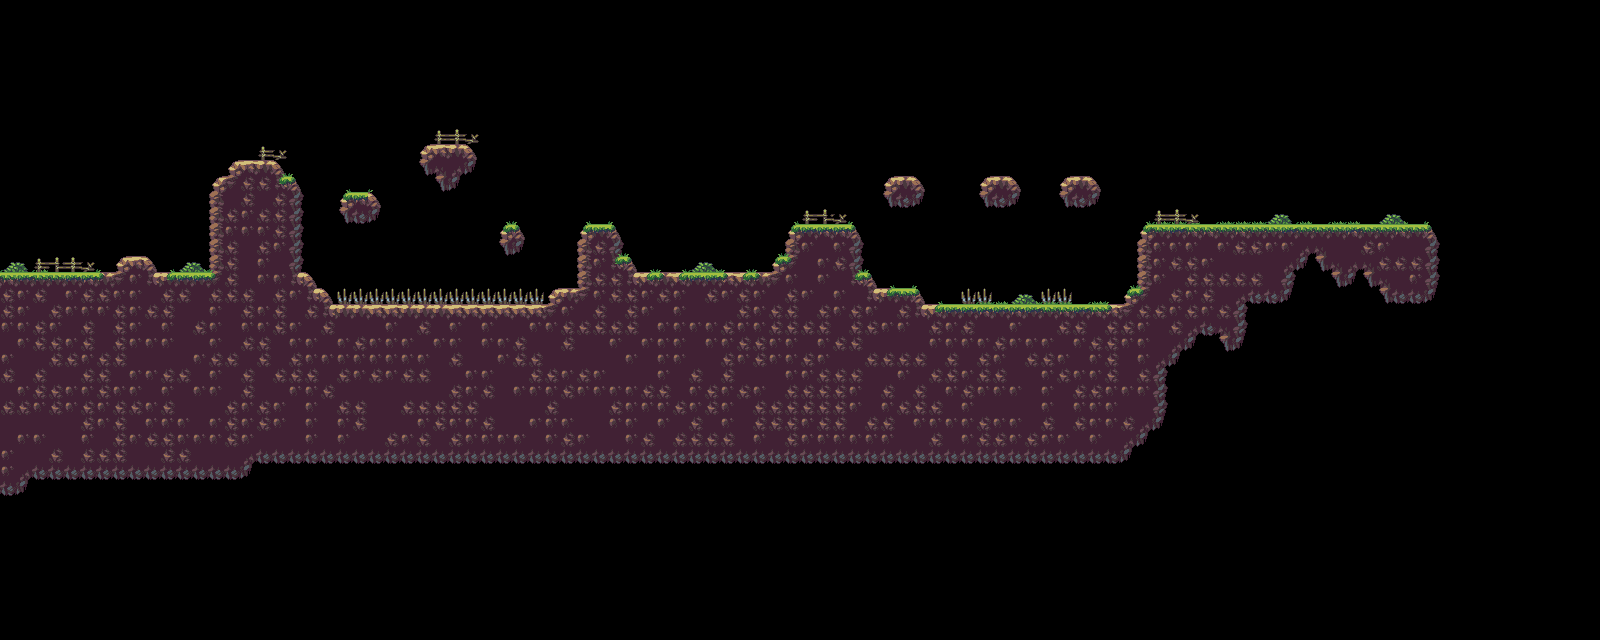

This is a level from a 2D game, rendered from its Tiled map with the project's own tilesets. A one-line summary and the map file follow, with tile-layer data summarised:
An orthogonal 100x40 tile map with 16x16 px tiles, 4 tile layers (Ground, Spikes, Decorative, Decorative_2) and 34 objects (2x skeleton, 2x bat, initial_position).

<map version="1.2" tiledversion="1.2.0" orientation="orthogonal" renderorder="right-down" width="100" height="40" tilewidth="16" tileheight="16" infinite="0" nextlayerid="82" nextobjectid="484">
 <tileset firstgid="1" name="Basic_tileset" tilewidth="16" tileheight="16" tilecount="60" columns="10">
  <image source="Basic_tileset.png" width="160" height="96" />
  <terraintypes>
   <terrain name="Ground" tile="-1" />
   <terrain name="Rock" tile="-1" />
   <terrain name="Grass" tile="-1" />
   <terrain name="Bush" tile="-1" />
   <terrain name="Spikes" tile="-1" />
   <terrain name="Fence" tile="0" />
   <terrain name="Bridge" tile="0" />
  </terraintypes>
  <tile id="0" terrain=",,,0" />
  <tile id="1" terrain=",,0,0" />
  <tile id="2" terrain=",,0," />
  <tile id="3" terrain=",,0,0" />
  <tile id="4" terrain="0,0,0," />
  <tile id="5" terrain="0,0,,0" />
  <tile id="6" terrain=",0,0,0" />
  <tile id="7" terrain="0,,,0" />
  <tile id="10" terrain=",0,,0" />
  <tile id="11" terrain="0,0,0,0" />
  <tile id="12" terrain="0,,0," />
  <tile id="13" terrain="0,0,0,0" />
  <tile id="14" terrain="0,,0,0" />
  <tile id="15" terrain=",0,0," />
  <tile id="16" terrain=",,,2" />
  <tile id="17" terrain=",,2,2" />
  <tile id="18" terrain=",,2,2" />
  <tile id="19" terrain=",,2," />
  <tile id="20" terrain=",0,," />
  <tile id="21" terrain="0,0,," />
  <tile id="22" terrain="0,,," />
  <tile id="23" terrain="0,0,0,0" />
  <tile id="26" terrain=",2,," />
  <tile id="27" terrain="2,2,," />
  <tile id="28" terrain="2,2,," />
  <tile id="29" terrain="2,,," />
  <tile id="30" terrain=",,,1" />
  <tile id="31" terrain=",,1,1" />
  <tile id="32" terrain=",,1," />
  <tile id="33" terrain="1,1,1," />
  <tile id="34" terrain="1,1,,1" />
  <tile id="36" terrain=",5,," />
  <tile id="37" terrain="5,5,," />
  <tile id="38" terrain="5,5,," />
  <tile id="39" terrain="5,,," />
  <tile id="40" terrain=",1,,1" />
  <tile id="41" terrain="1,1,1,1" />
  <tile id="42" terrain="1,,1," />
  <tile id="43" terrain="1,,1,1" />
  <tile id="44" terrain=",1,1,1" />
  <tile id="49" terrain="4,4,4,4" />
  <tile id="50" terrain=",1,," />
  <tile id="51" terrain="1,1,," />
  <tile id="52" terrain="1,,," />
  <tile id="53" terrain="1,,,1" />
  <tile id="54" terrain=",1,1," />
  <tile id="55" terrain=",3,," />
  <tile id="56" terrain="3,3,," />
  <tile id="57" terrain="3,,," />
 </tileset>
 <layer id="72" name="Ground" width="100" height="40" offsetx="0.13834" offsety="0.0355731">
  <data>[4000 cells, 1040 non-empty, 16 distinct tile ids]</data>
 </layer>
 <layer id="75" name="Spikes" width="100" height="40">
  <data>[4000 cells, 17 non-empty, 1 distinct tile ids]</data>
 </layer>
 <objectgroup id="77" name="colliders_next_level">
  <properties>
   <property name="type" value="colliders" />
  </properties>
  <object id="455" x="1279" y="163" width="16.6667" height="62.3333" />
 </objectgroup>
 <objectgroup id="78" name="colliders_death">
  <properties>
   <property name="type" value="colliders" />
  </properties>
  <object id="452" x="334.333" y="292.583" width="210.833" height="12" />
  <object id="453" x="962.568" y="292.205" width="27.5795" height="12.5" />
  <object id="454" x="1042.09" y="291.546" width="28.4545" height="12.2727" />
 </objectgroup>
 <objectgroup id="79" name="colliders_ground">
  <properties>
   <property name="type" value="colliders" />
  </properties>
  <object id="438" x="791.318" y="226.835" width="66.1591" height="66.3617" />
  <object id="439" x="582.25" y="227.436" width="35.2273" height="84.748" />
  <object id="440" x="294.928" y="274.293" width="16.6023" height="25.248" />
  <object id="445" x="342.076" y="195.959" width="35.2155" height="23.498" />
  <object id="446" x="120.642" y="258.668" width="31.5487" height="15.998" />
  <object id="456" x="-0.774333" y="275.168" width="218.715" height="48.8313" />
  <object id="457" x="215.059" y="180.418" width="80.382" height="143.331" />
  <object id="458" x="423.559" y="146.751" width="48.8822" height="23.498" />
  <object id="459" x="501.059" y="228.876" width="20.3822" height="23.498" />
  <object id="460" x="323.011" y="305.126" width="227.977" height="25.248" />
  <object id="461" x="550.023" y="292.543" width="32.4659" height="19.9525" />
  <object id="467" x="229.726" y="164.001" width="52.0487" height="15.998" />
  <object id="468" x="311.261" y="291.376" width="15.7273" height="25.248" />
  <object id="469" x="616.517" y="259.024" width="14.2159" height="17.2025" />
  <object id="470" x="616.767" y="274.274" width="175.216" height="19.9525" />
  <object id="471" x="773.892" y="259.774" width="17.7159" height="15.3275" />
  <object id="472" x="885.017" y="178.086" width="37.8409" height="23.2025" />
  <object id="473" x="980.705" y="179.274" width="38.8409" height="23.2025" />
  <object id="474" x="1060.08" y="179.649" width="38.8409" height="23.2025" />
  <object id="475" x="1142.41" y="228.149" width="146.508" height="23.2025" />
  <object id="476" x="889.246" y="308.065" width="285.508" height="23.2025" />
  <object id="477" x="1142.74" y="251.501" width="66.1591" height="56.1117" />
  <object id="478" x="1125.17" y="291.944" width="20.1591" height="16.1117" />
  <object id="479" x="857.92" y="275.944" width="14.6591" height="16.1117" />
  <object id="480" x="857.17" y="291.444" width="62.9091" height="16.1117" />
 </objectgroup>
 <layer id="80" name="Decorative" width="100" height="40">
  <data>[4000 cells, 150 non-empty, 8 distinct tile ids]</data>
 </layer>
 <layer id="81" name="Decorative_2" width="100" height="40">
  <data>[4000 cells, 27 non-empty, 6 distinct tile ids]</data>
 </layer>
 <objectgroup id="73" name="initial_position">
  <properties>
   <property name="type" value="initial_position" />
  </properties>
  <object id="433" name="initial_position" x="70.9167" y="263.833">
   <properties>
    <property name="Type" value="initial_position" />
   </properties>
   <point />
  </object>
 </objectgroup>
 <objectgroup id="74" name="entities">
  <properties>
   <property name="type" value="enemies" />
  </properties>
  <object id="434" name="skeleton" x="661" y="263.5">
   <point />
  </object>
  <object id="464" name="skeleton" x="738.5" y="262.5">
   <point />
  </object>
  <object id="466" name="bat" x="1018" y="277.333">
   <point />
  </object>
  <object id="483" name="bat" x="179.886" y="254.705">
   <properties>
    <property name="type" value="enemies" />
   </properties>
   <point />
  </object>
 </objectgroup>
</map>
